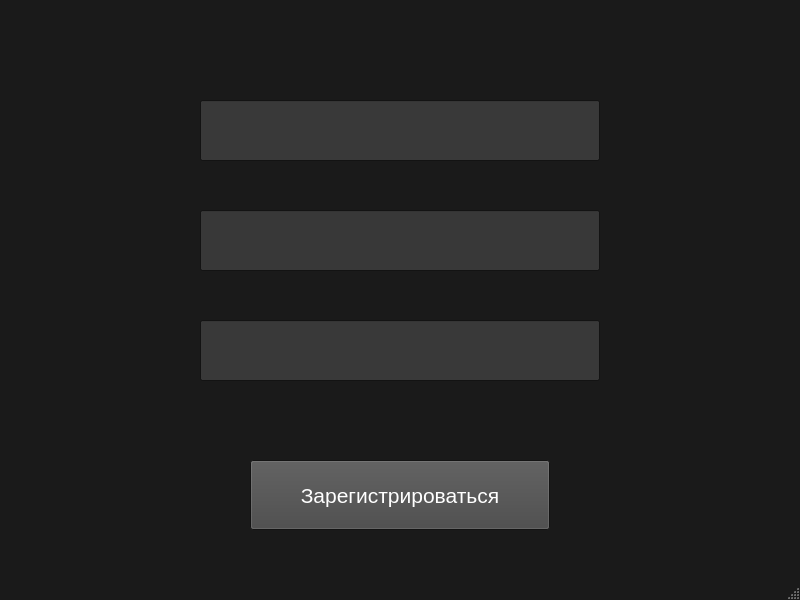
<?xml version="1.0" encoding="UTF-8"?>
<ui version="4.0">
 <class>MainWindow</class>
 <widget class="QMainWindow" name="MainWindow">
  <property name="geometry">
   <rect>
    <x>0</x>
    <y>0</y>
    <width>800</width>
    <height>600</height>
   </rect>
  </property>
  <property name="palette">
   <palette>
    <active>
     <colorrole role="WindowText">
      <brush brushstyle="SolidPattern">
       <color alpha="255">
        <red>255</red>
        <green>255</green>
        <blue>255</blue>
       </color>
      </brush>
     </colorrole>
     <colorrole role="Dark">
      <brush brushstyle="SolidPattern">
       <color alpha="255">
        <red>70</red>
        <green>70</green>
        <blue>70</blue>
       </color>
      </brush>
     </colorrole>
     <colorrole role="Mid">
      <brush brushstyle="SolidPattern">
       <color alpha="255">
        <red>65</red>
        <green>65</green>
        <blue>65</blue>
       </color>
      </brush>
     </colorrole>
     <colorrole role="Text">
      <brush brushstyle="SolidPattern">
       <color alpha="255">
        <red>59</red>
        <green>59</green>
        <blue>59</blue>
       </color>
      </brush>
     </colorrole>
     <colorrole role="ButtonText">
      <brush brushstyle="SolidPattern">
       <color alpha="255">
        <red>255</red>
        <green>255</green>
        <blue>255</blue>
       </color>
      </brush>
     </colorrole>
     <colorrole role="Base">
      <brush brushstyle="SolidPattern">
       <color alpha="255">
        <red>255</red>
        <green>255</green>
        <blue>255</blue>
       </color>
      </brush>
     </colorrole>
     <colorrole role="Window">
      <brush brushstyle="SolidPattern">
       <color alpha="255">
        <red>26</red>
        <green>26</green>
        <blue>26</blue>
       </color>
      </brush>
     </colorrole>
     <colorrole role="Shadow">
      <brush brushstyle="SolidPattern">
       <color alpha="255">
        <red>0</red>
        <green>0</green>
        <blue>0</blue>
       </color>
      </brush>
     </colorrole>
     <colorrole role="Link">
      <brush brushstyle="SolidPattern">
       <color alpha="255">
        <red>0</red>
        <green>0</green>
        <blue>0</blue>
       </color>
      </brush>
     </colorrole>
     <colorrole role="LinkVisited">
      <brush brushstyle="SolidPattern">
       <color alpha="255">
        <red>0</red>
        <green>0</green>
        <blue>0</blue>
       </color>
      </brush>
     </colorrole>
     <colorrole role="ToolTipBase">
      <brush brushstyle="SolidPattern">
       <color alpha="255">
        <red>0</red>
        <green>0</green>
        <blue>0</blue>
       </color>
      </brush>
     </colorrole>
     <colorrole role="ToolTipText">
      <brush brushstyle="SolidPattern">
       <color alpha="255">
        <red>255</red>
        <green>255</green>
        <blue>255</blue>
       </color>
      </brush>
     </colorrole>
    </active>
    <inactive>
     <colorrole role="WindowText">
      <brush brushstyle="SolidPattern">
       <color alpha="255">
        <red>255</red>
        <green>255</green>
        <blue>255</blue>
       </color>
      </brush>
     </colorrole>
     <colorrole role="Dark">
      <brush brushstyle="SolidPattern">
       <color alpha="255">
        <red>70</red>
        <green>70</green>
        <blue>70</blue>
       </color>
      </brush>
     </colorrole>
     <colorrole role="Mid">
      <brush brushstyle="SolidPattern">
       <color alpha="255">
        <red>65</red>
        <green>65</green>
        <blue>65</blue>
       </color>
      </brush>
     </colorrole>
     <colorrole role="Text">
      <brush brushstyle="SolidPattern">
       <color alpha="255">
        <red>59</red>
        <green>59</green>
        <blue>59</blue>
       </color>
      </brush>
     </colorrole>
     <colorrole role="ButtonText">
      <brush brushstyle="SolidPattern">
       <color alpha="255">
        <red>255</red>
        <green>255</green>
        <blue>255</blue>
       </color>
      </brush>
     </colorrole>
     <colorrole role="Base">
      <brush brushstyle="SolidPattern">
       <color alpha="255">
        <red>255</red>
        <green>255</green>
        <blue>255</blue>
       </color>
      </brush>
     </colorrole>
     <colorrole role="Window">
      <brush brushstyle="SolidPattern">
       <color alpha="255">
        <red>26</red>
        <green>26</green>
        <blue>26</blue>
       </color>
      </brush>
     </colorrole>
     <colorrole role="Shadow">
      <brush brushstyle="SolidPattern">
       <color alpha="255">
        <red>0</red>
        <green>0</green>
        <blue>0</blue>
       </color>
      </brush>
     </colorrole>
     <colorrole role="Link">
      <brush brushstyle="SolidPattern">
       <color alpha="255">
        <red>0</red>
        <green>0</green>
        <blue>0</blue>
       </color>
      </brush>
     </colorrole>
     <colorrole role="LinkVisited">
      <brush brushstyle="SolidPattern">
       <color alpha="255">
        <red>0</red>
        <green>0</green>
        <blue>0</blue>
       </color>
      </brush>
     </colorrole>
     <colorrole role="ToolTipBase">
      <brush brushstyle="SolidPattern">
       <color alpha="255">
        <red>0</red>
        <green>0</green>
        <blue>0</blue>
       </color>
      </brush>
     </colorrole>
     <colorrole role="ToolTipText">
      <brush brushstyle="SolidPattern">
       <color alpha="255">
        <red>255</red>
        <green>255</green>
        <blue>255</blue>
       </color>
      </brush>
     </colorrole>
    </inactive>
    <disabled>
     <colorrole role="WindowText">
      <brush brushstyle="SolidPattern">
       <color alpha="255">
        <red>70</red>
        <green>70</green>
        <blue>70</blue>
       </color>
      </brush>
     </colorrole>
     <colorrole role="Dark">
      <brush brushstyle="SolidPattern">
       <color alpha="255">
        <red>70</red>
        <green>70</green>
        <blue>70</blue>
       </color>
      </brush>
     </colorrole>
     <colorrole role="Mid">
      <brush brushstyle="SolidPattern">
       <color alpha="255">
        <red>65</red>
        <green>65</green>
        <blue>65</blue>
       </color>
      </brush>
     </colorrole>
     <colorrole role="Text">
      <brush brushstyle="SolidPattern">
       <color alpha="255">
        <red>70</red>
        <green>70</green>
        <blue>70</blue>
       </color>
      </brush>
     </colorrole>
     <colorrole role="ButtonText">
      <brush brushstyle="SolidPattern">
       <color alpha="255">
        <red>70</red>
        <green>70</green>
        <blue>70</blue>
       </color>
      </brush>
     </colorrole>
     <colorrole role="Base">
      <brush brushstyle="SolidPattern">
       <color alpha="255">
        <red>26</red>
        <green>26</green>
        <blue>26</blue>
       </color>
      </brush>
     </colorrole>
     <colorrole role="Window">
      <brush brushstyle="SolidPattern">
       <color alpha="255">
        <red>26</red>
        <green>26</green>
        <blue>26</blue>
       </color>
      </brush>
     </colorrole>
     <colorrole role="Shadow">
      <brush brushstyle="SolidPattern">
       <color alpha="255">
        <red>0</red>
        <green>0</green>
        <blue>0</blue>
       </color>
      </brush>
     </colorrole>
     <colorrole role="Link">
      <brush brushstyle="SolidPattern">
       <color alpha="255">
        <red>0</red>
        <green>0</green>
        <blue>0</blue>
       </color>
      </brush>
     </colorrole>
     <colorrole role="LinkVisited">
      <brush brushstyle="SolidPattern">
       <color alpha="255">
        <red>0</red>
        <green>0</green>
        <blue>0</blue>
       </color>
      </brush>
     </colorrole>
     <colorrole role="ToolTipBase">
      <brush brushstyle="SolidPattern">
       <color alpha="255">
        <red>0</red>
        <green>0</green>
        <blue>0</blue>
       </color>
      </brush>
     </colorrole>
     <colorrole role="ToolTipText">
      <brush brushstyle="SolidPattern">
       <color alpha="255">
        <red>255</red>
        <green>255</green>
        <blue>255</blue>
       </color>
      </brush>
     </colorrole>
    </disabled>
   </palette>
  </property>
  <property name="windowTitle">
   <string>MainWindow</string>
  </property>
  <widget class="QWidget" name="centralwidget">
   <property name="palette">
    <palette>
     <active>
      <colorrole role="WindowText">
       <brush brushstyle="SolidPattern">
        <color alpha="255">
         <red>0</red>
         <green>0</green>
         <blue>0</blue>
        </color>
       </brush>
      </colorrole>
      <colorrole role="Button">
       <brush brushstyle="SolidPattern">
        <color alpha="255">
         <red>70</red>
         <green>70</green>
         <blue>70</blue>
        </color>
       </brush>
      </colorrole>
      <colorrole role="Light">
       <brush brushstyle="SolidPattern">
        <color alpha="255">
         <red>0</red>
         <green>0</green>
         <blue>0</blue>
        </color>
       </brush>
      </colorrole>
      <colorrole role="Midlight">
       <brush brushstyle="SolidPattern">
        <color alpha="255">
         <red>0</red>
         <green>0</green>
         <blue>0</blue>
        </color>
       </brush>
      </colorrole>
      <colorrole role="Dark">
       <brush brushstyle="SolidPattern">
        <color alpha="255">
         <red>59</red>
         <green>59</green>
         <blue>59</blue>
        </color>
       </brush>
      </colorrole>
      <colorrole role="Mid">
       <brush brushstyle="SolidPattern">
        <color alpha="255">
         <red>58</red>
         <green>58</green>
         <blue>58</blue>
        </color>
       </brush>
      </colorrole>
      <colorrole role="Text">
       <brush brushstyle="SolidPattern">
        <color alpha="255">
         <red>59</red>
         <green>59</green>
         <blue>59</blue>
        </color>
       </brush>
      </colorrole>
      <colorrole role="BrightText">
       <brush brushstyle="SolidPattern">
        <color alpha="255">
         <red>59</red>
         <green>59</green>
         <blue>59</blue>
        </color>
       </brush>
      </colorrole>
      <colorrole role="ButtonText">
       <brush brushstyle="SolidPattern">
        <color alpha="255">
         <red>255</red>
         <green>255</green>
         <blue>255</blue>
        </color>
       </brush>
      </colorrole>
      <colorrole role="NoRole">
       <brush brushstyle="SolidPattern">
        <color alpha="255">
         <red>59</red>
         <green>59</green>
         <blue>59</blue>
        </color>
       </brush>
      </colorrole>
     </active>
     <inactive>
      <colorrole role="WindowText">
       <brush brushstyle="SolidPattern">
        <color alpha="255">
         <red>0</red>
         <green>0</green>
         <blue>0</blue>
        </color>
       </brush>
      </colorrole>
      <colorrole role="Button">
       <brush brushstyle="SolidPattern">
        <color alpha="255">
         <red>70</red>
         <green>70</green>
         <blue>70</blue>
        </color>
       </brush>
      </colorrole>
      <colorrole role="Light">
       <brush brushstyle="SolidPattern">
        <color alpha="255">
         <red>0</red>
         <green>0</green>
         <blue>0</blue>
        </color>
       </brush>
      </colorrole>
      <colorrole role="Midlight">
       <brush brushstyle="SolidPattern">
        <color alpha="255">
         <red>0</red>
         <green>0</green>
         <blue>0</blue>
        </color>
       </brush>
      </colorrole>
      <colorrole role="Dark">
       <brush brushstyle="SolidPattern">
        <color alpha="255">
         <red>59</red>
         <green>59</green>
         <blue>59</blue>
        </color>
       </brush>
      </colorrole>
      <colorrole role="Mid">
       <brush brushstyle="SolidPattern">
        <color alpha="255">
         <red>58</red>
         <green>58</green>
         <blue>58</blue>
        </color>
       </brush>
      </colorrole>
      <colorrole role="Text">
       <brush brushstyle="SolidPattern">
        <color alpha="255">
         <red>59</red>
         <green>59</green>
         <blue>59</blue>
        </color>
       </brush>
      </colorrole>
      <colorrole role="BrightText">
       <brush brushstyle="SolidPattern">
        <color alpha="255">
         <red>59</red>
         <green>59</green>
         <blue>59</blue>
        </color>
       </brush>
      </colorrole>
      <colorrole role="ButtonText">
       <brush brushstyle="SolidPattern">
        <color alpha="255">
         <red>255</red>
         <green>255</green>
         <blue>255</blue>
        </color>
       </brush>
      </colorrole>
      <colorrole role="NoRole">
       <brush brushstyle="SolidPattern">
        <color alpha="255">
         <red>59</red>
         <green>59</green>
         <blue>59</blue>
        </color>
       </brush>
      </colorrole>
     </inactive>
     <disabled>
      <colorrole role="WindowText">
       <brush brushstyle="SolidPattern">
        <color alpha="255">
         <red>59</red>
         <green>59</green>
         <blue>59</blue>
        </color>
       </brush>
      </colorrole>
      <colorrole role="Button">
       <brush brushstyle="SolidPattern">
        <color alpha="255">
         <red>70</red>
         <green>70</green>
         <blue>70</blue>
        </color>
       </brush>
      </colorrole>
      <colorrole role="Light">
       <brush brushstyle="SolidPattern">
        <color alpha="255">
         <red>0</red>
         <green>0</green>
         <blue>0</blue>
        </color>
       </brush>
      </colorrole>
      <colorrole role="Midlight">
       <brush brushstyle="SolidPattern">
        <color alpha="255">
         <red>0</red>
         <green>0</green>
         <blue>0</blue>
        </color>
       </brush>
      </colorrole>
      <colorrole role="Dark">
       <brush brushstyle="SolidPattern">
        <color alpha="255">
         <red>59</red>
         <green>59</green>
         <blue>59</blue>
        </color>
       </brush>
      </colorrole>
      <colorrole role="Mid">
       <brush brushstyle="SolidPattern">
        <color alpha="255">
         <red>58</red>
         <green>58</green>
         <blue>58</blue>
        </color>
       </brush>
      </colorrole>
      <colorrole role="Text">
       <brush brushstyle="SolidPattern">
        <color alpha="255">
         <red>59</red>
         <green>59</green>
         <blue>59</blue>
        </color>
       </brush>
      </colorrole>
      <colorrole role="BrightText">
       <brush brushstyle="SolidPattern">
        <color alpha="255">
         <red>59</red>
         <green>59</green>
         <blue>59</blue>
        </color>
       </brush>
      </colorrole>
      <colorrole role="ButtonText">
       <brush brushstyle="SolidPattern">
        <color alpha="255">
         <red>59</red>
         <green>59</green>
         <blue>59</blue>
        </color>
       </brush>
      </colorrole>
      <colorrole role="NoRole">
       <brush brushstyle="SolidPattern">
        <color alpha="255">
         <red>59</red>
         <green>59</green>
         <blue>59</blue>
        </color>
       </brush>
      </colorrole>
     </disabled>
    </palette>
   </property>
   <widget class="QLineEdit" name="LogLineEdit">
    <property name="geometry">
     <rect>
      <x>200</x>
      <y>100</y>
      <width>400</width>
      <height>61</height>
     </rect>
    </property>
    <property name="palette">
     <palette>
      <active>
       <colorrole role="Text">
        <brush brushstyle="SolidPattern">
         <color alpha="255">
          <red>255</red>
          <green>255</green>
          <blue>255</blue>
         </color>
        </brush>
       </colorrole>
       <colorrole role="Base">
        <brush brushstyle="SolidPattern">
         <color alpha="255">
          <red>57</red>
          <green>57</green>
          <blue>57</blue>
         </color>
        </brush>
       </colorrole>
      </active>
      <inactive>
       <colorrole role="Text">
        <brush brushstyle="SolidPattern">
         <color alpha="255">
          <red>255</red>
          <green>255</green>
          <blue>255</blue>
         </color>
        </brush>
       </colorrole>
       <colorrole role="Base">
        <brush brushstyle="SolidPattern">
         <color alpha="255">
          <red>57</red>
          <green>57</green>
          <blue>57</blue>
         </color>
        </brush>
       </colorrole>
      </inactive>
      <disabled>
       <colorrole role="Text">
        <brush brushstyle="SolidPattern">
         <color alpha="255">
          <red>59</red>
          <green>59</green>
          <blue>59</blue>
         </color>
        </brush>
       </colorrole>
       <colorrole role="Base">
        <brush brushstyle="SolidPattern">
         <color alpha="255">
          <red>26</red>
          <green>26</green>
          <blue>26</blue>
         </color>
        </brush>
       </colorrole>
      </disabled>
     </palette>
    </property>
    <property name="font">
     <font>
      <pointsize>14</pointsize>
     </font>
    </property>
   </widget>
   <widget class="QLineEdit" name="PasLineEdit">
    <property name="geometry">
     <rect>
      <x>200</x>
      <y>210</y>
      <width>400</width>
      <height>61</height>
     </rect>
    </property>
    <property name="palette">
     <palette>
      <active>
       <colorrole role="Text">
        <brush brushstyle="SolidPattern">
         <color alpha="255">
          <red>255</red>
          <green>255</green>
          <blue>255</blue>
         </color>
        </brush>
       </colorrole>
       <colorrole role="Base">
        <brush brushstyle="SolidPattern">
         <color alpha="255">
          <red>56</red>
          <green>56</green>
          <blue>56</blue>
         </color>
        </brush>
       </colorrole>
      </active>
      <inactive>
       <colorrole role="Text">
        <brush brushstyle="SolidPattern">
         <color alpha="255">
          <red>255</red>
          <green>255</green>
          <blue>255</blue>
         </color>
        </brush>
       </colorrole>
       <colorrole role="Base">
        <brush brushstyle="SolidPattern">
         <color alpha="255">
          <red>56</red>
          <green>56</green>
          <blue>56</blue>
         </color>
        </brush>
       </colorrole>
      </inactive>
      <disabled>
       <colorrole role="Text">
        <brush brushstyle="SolidPattern">
         <color alpha="255">
          <red>59</red>
          <green>59</green>
          <blue>59</blue>
         </color>
        </brush>
       </colorrole>
       <colorrole role="Base">
        <brush brushstyle="SolidPattern">
         <color alpha="255">
          <red>26</red>
          <green>26</green>
          <blue>26</blue>
         </color>
        </brush>
       </colorrole>
      </disabled>
     </palette>
    </property>
    <property name="font">
     <font>
      <pointsize>14</pointsize>
     </font>
    </property>
   </widget>
   <widget class="QLineEdit" name="NameLineEdit">
    <property name="geometry">
     <rect>
      <x>200</x>
      <y>320</y>
      <width>400</width>
      <height>61</height>
     </rect>
    </property>
    <property name="palette">
     <palette>
      <active>
       <colorrole role="Text">
        <brush brushstyle="SolidPattern">
         <color alpha="255">
          <red>255</red>
          <green>255</green>
          <blue>255</blue>
         </color>
        </brush>
       </colorrole>
       <colorrole role="Base">
        <brush brushstyle="SolidPattern">
         <color alpha="255">
          <red>57</red>
          <green>57</green>
          <blue>57</blue>
         </color>
        </brush>
       </colorrole>
       <colorrole role="HighlightedText">
        <brush brushstyle="SolidPattern">
         <color alpha="255">
          <red>0</red>
          <green>0</green>
          <blue>0</blue>
         </color>
        </brush>
       </colorrole>
       <colorrole role="AlternateBase">
        <brush brushstyle="SolidPattern">
         <color alpha="255">
          <red>57</red>
          <green>57</green>
          <blue>57</blue>
         </color>
        </brush>
       </colorrole>
      </active>
      <inactive>
       <colorrole role="Text">
        <brush brushstyle="SolidPattern">
         <color alpha="255">
          <red>255</red>
          <green>255</green>
          <blue>255</blue>
         </color>
        </brush>
       </colorrole>
       <colorrole role="Base">
        <brush brushstyle="SolidPattern">
         <color alpha="255">
          <red>57</red>
          <green>57</green>
          <blue>57</blue>
         </color>
        </brush>
       </colorrole>
       <colorrole role="HighlightedText">
        <brush brushstyle="SolidPattern">
         <color alpha="255">
          <red>0</red>
          <green>0</green>
          <blue>0</blue>
         </color>
        </brush>
       </colorrole>
       <colorrole role="AlternateBase">
        <brush brushstyle="SolidPattern">
         <color alpha="255">
          <red>57</red>
          <green>57</green>
          <blue>57</blue>
         </color>
        </brush>
       </colorrole>
      </inactive>
      <disabled>
       <colorrole role="Text">
        <brush brushstyle="SolidPattern">
         <color alpha="255">
          <red>59</red>
          <green>59</green>
          <blue>59</blue>
         </color>
        </brush>
       </colorrole>
       <colorrole role="Base">
        <brush brushstyle="SolidPattern">
         <color alpha="255">
          <red>26</red>
          <green>26</green>
          <blue>26</blue>
         </color>
        </brush>
       </colorrole>
       <colorrole role="HighlightedText">
        <brush brushstyle="SolidPattern">
         <color alpha="255">
          <red>0</red>
          <green>0</green>
          <blue>0</blue>
         </color>
        </brush>
       </colorrole>
       <colorrole role="AlternateBase">
        <brush brushstyle="SolidPattern">
         <color alpha="255">
          <red>57</red>
          <green>57</green>
          <blue>57</blue>
         </color>
        </brush>
       </colorrole>
      </disabled>
     </palette>
    </property>
    <property name="font">
     <font>
      <pointsize>14</pointsize>
     </font>
    </property>
   </widget>
   <widget class="QPushButton" name="pushButton">
    <property name="geometry">
     <rect>
      <x>250</x>
      <y>460</y>
      <width>300</width>
      <height>70</height>
     </rect>
    </property>
    <property name="font">
     <font>
      <pointsize>16</pointsize>
     </font>
    </property>
    <property name="text">
     <string>Зарегистрироваться</string>
    </property>
   </widget>
  </widget>
  <widget class="QStatusBar" name="statusbar"/>
 </widget>
 <resources/>
 <connections/>
</ui>
